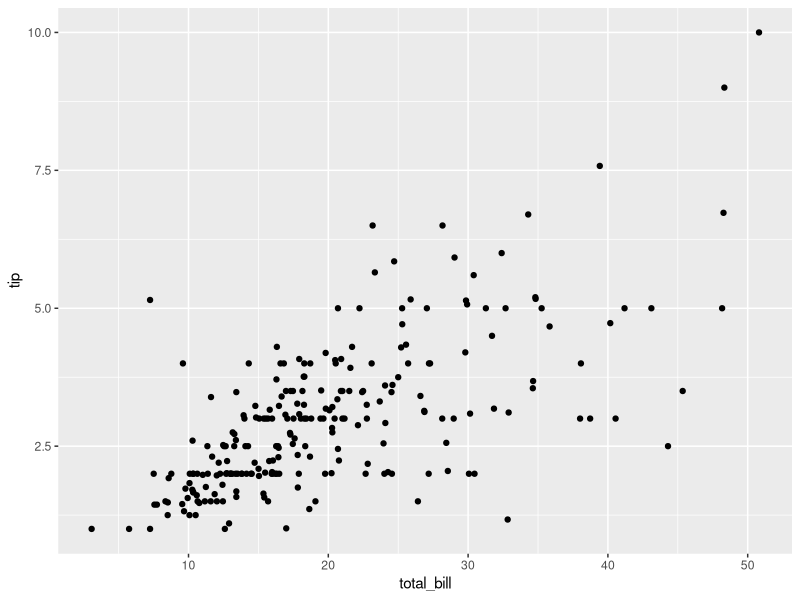
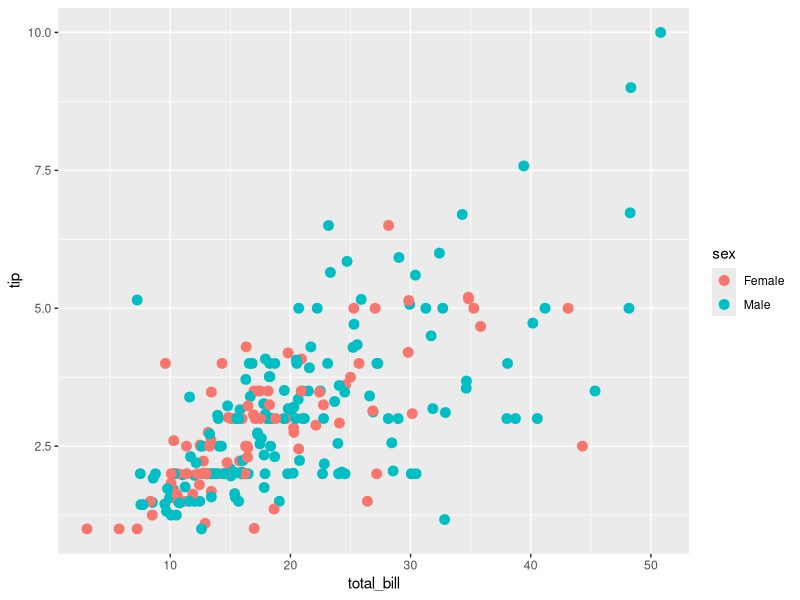
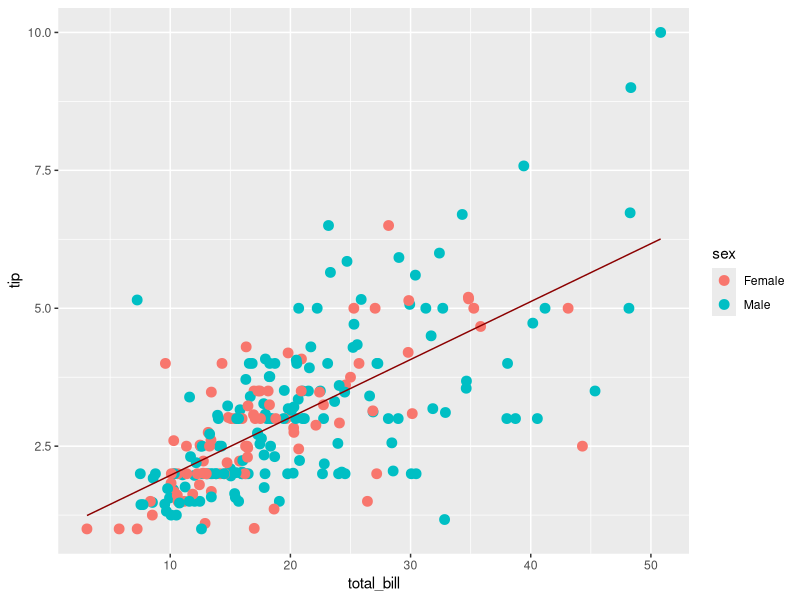
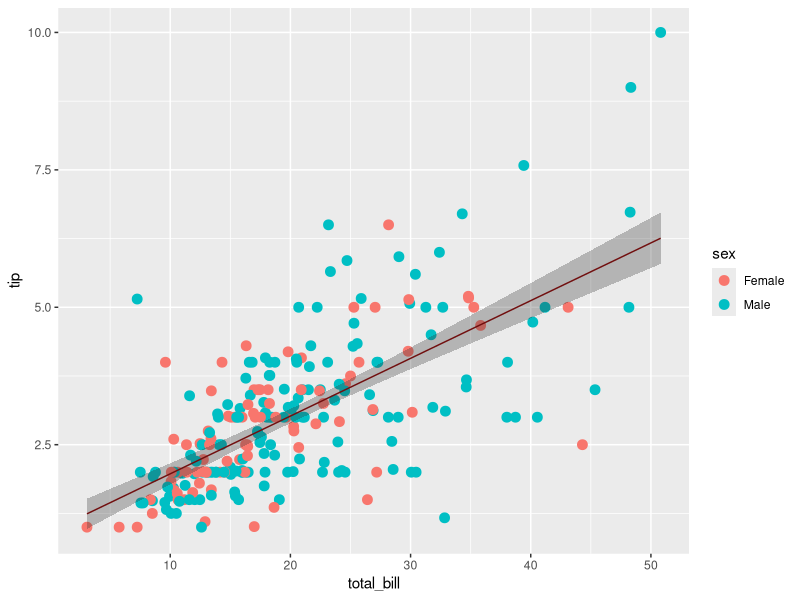
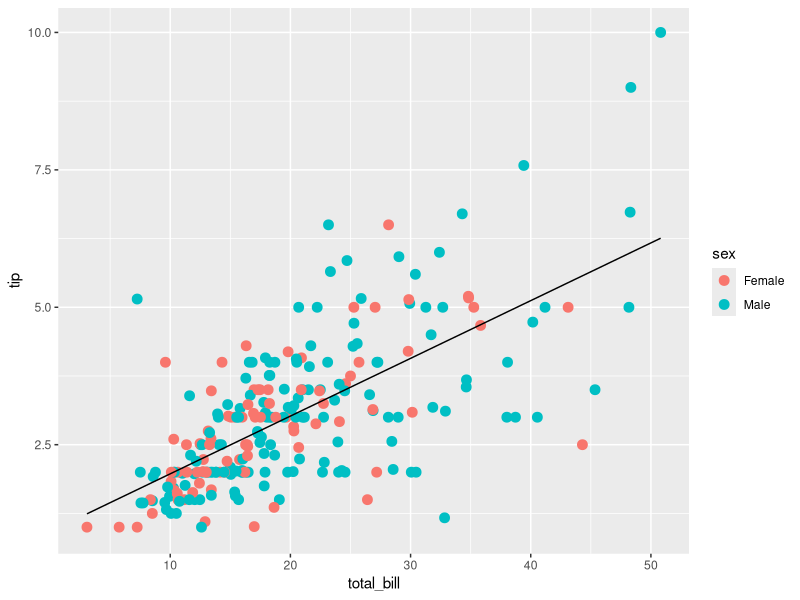
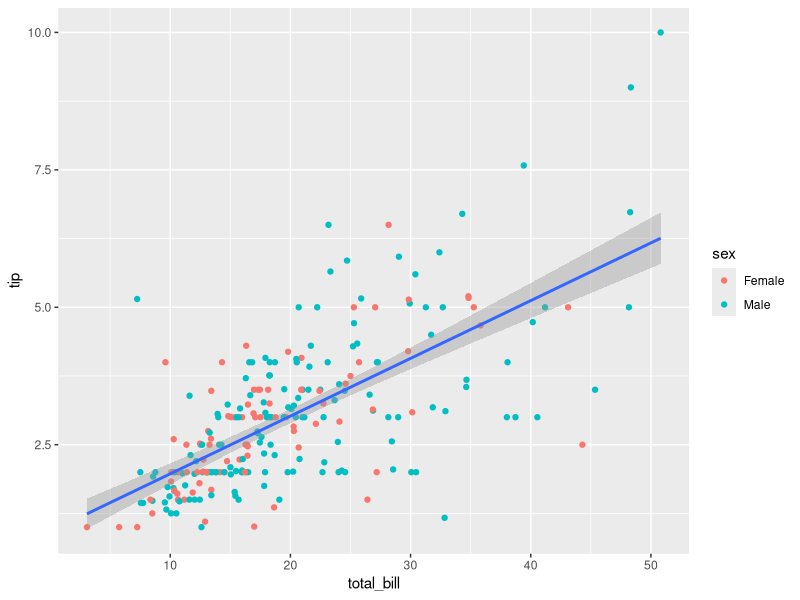
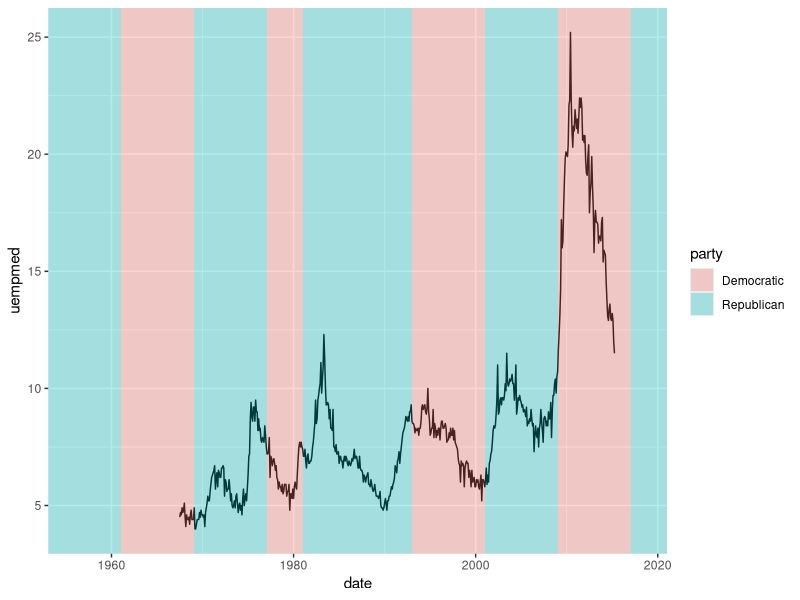
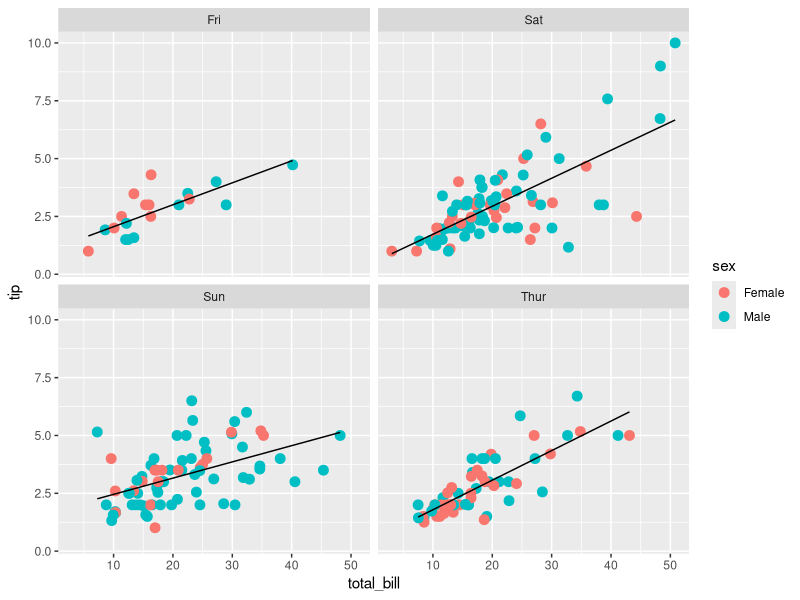

Recreate these plots in R, in order.
## ---- chunk 1
library(knitr)
opts_chunk$set(tidy = F,  fig.align = "center", fig.height = 5, fig.width = 10)
## ---- chunk 2
data(tips, package = 'reshape2')
library(ggplot2)
qplot(total_bill, tip, data = tips, geom = "point")
## ---- chunk 3
myplot <- ggplot(tips, aes(x = total_bill, y = tip)) +
  geom_point(aes(color = sex)) +
  geom_smooth(method = 'lm')
## ---- chunk 4
layer_point <- geom_point(
  mapping = aes(x = total_bill, y = tip, color = sex),
  data = tips,
  size = 3
)
ggplot() + layer_point
## ---- chunk 5
model <- lm(tip ~ total_bill, data = tips)
fitted_tips <- data.frame(
  total_bill = tips$total_bill, 
  predict(model, interval = "confidence")
)
head(fitted_tips)
## ---- chunk 6
layer_line <- geom_line(
  mapping = aes(x = total_bill, y = fit),
  data = fitted_tips,
  color = "darkred"
)
ggplot() + layer_point + layer_line
## ---- chunk 7
layer_ribbon <- geom_ribbon(
  mapping = aes(x = total_bill, ymin = lwr, ymax = upr),
  data = fitted_tips,
  alpha = 0.3
)
ggplot() + layer_point + layer_line + layer_ribbon
## ---- chunk 8
layer_smooth <- geom_line(
  mapping = aes(x = total_bill, y = tip),
  data = tips,
  stat = "smooth",
  method = "lm"
)
ggplot() + layer_point + layer_smooth
## ---- chunk 9
ggplot(tips, aes(x = total_bill, y = tip)) +
  geom_point(aes(color = sex)) +
  geom_smooth(method = 'lm')
## ---- chunk 10
ggplot() +
  geom_line(
    mapping = aes(x = date, y = uempmed),
    data = economics
  ) +
  geom_rect(
    mapping = aes(xmin = start, xmax = end, fill = party, ymin = -Inf, ymax = Inf),
    data = presidential,
    alpha = 0.3
  ) +
  scale_x_date(expand = c(0, 0))
## ---- chunk 11
ggplot() +
  layer_point +
  layer_smooth +
  facet_wrap(~ day)
## ---- chunk 12
ggplot() +
  layer_point +
  layer_smooth +
  facet_grid(smoker ~ day)
